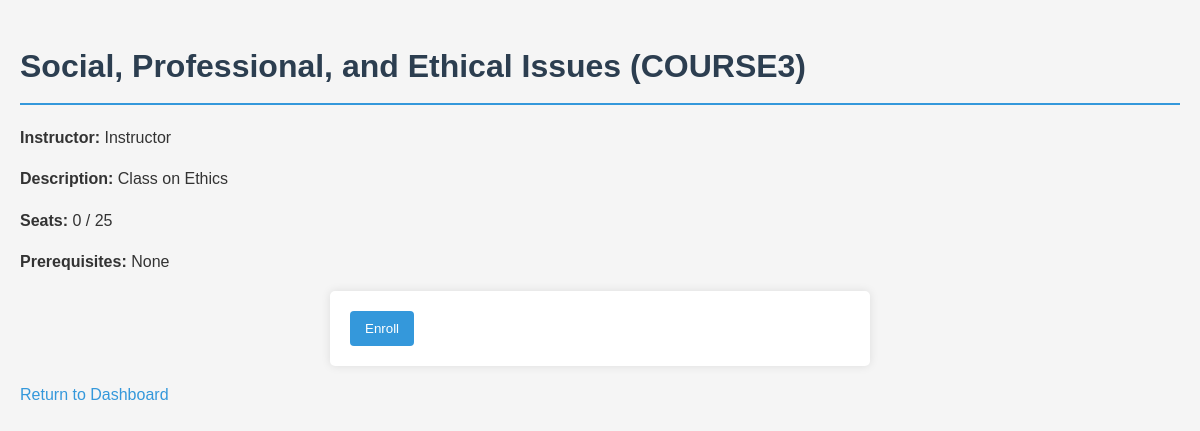
Before: /class/3/ (signed in) with the older database file.
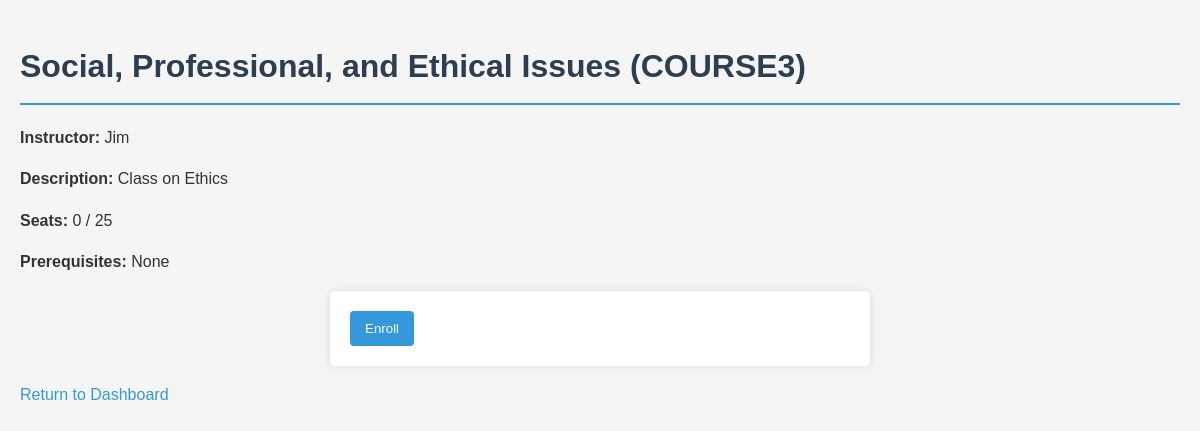
After: the same page with the newer database file.
### administration/models.py (models this page shows, shortened)
class Course(models.Model):
    title = models.CharField(max_length=200)
    code = models.CharField(max_length=20, default='UNKN101')
    description = models.TextField()
    seat_limit = models.PositiveIntegerField()
    prerequisites = models.ManyToManyField('self', blank=True, symmetrical=False)
    instructor = models.ForeignKey(settings.AUTH_USER_MODEL,on_delete=models.SET_NULL, null=True, related_name='courses')
    @property
    def is_full(self):
        return self.enrollments.count() >= self.seat_limit
    def missing_prerequisites(self, student):
        taken = {enrolled.course for enrolled in student.enrollments.all()}
        return self.prerequisites.exclude(pk__in=[c.pk for c in taken])

### student/views.py (the view)
# urls.py: path('class/<int:course_id>/',        login_required(student_course_detail),         name='student-course-detail'),
@login_required
def student_course_detail(request, course_id):
    course = Course.objects.get(pk=course_id)
    missing = course.missing_prerequisites(request.user)
    context = {'course': course,'eligible_to_enroll': not course.is_full and not missing and not Enrollment.objects.filter(course=course, student=request.user).exists(),
        'missing_prereq': bool(missing), 'missing_list': missing }
    return render(request, 'student/course_detail.html', context)

### templates/student/course_detail.html (shortened to what this page needs)
<!DOCTYPE html>
<html lang="en">
<head>
    {% load static %}
  <link rel="stylesheet" href="{% static 'css/style.css' %}">
</head>
<body>
  <h1>{{ course.title }} ({{ course.code }})</h1>
  <p><strong>Instructor:</strong> {{ course.instructor }}</p>
  <p><strong>Description:</strong> {{ course.description }}</p>
  <p><strong>Seats:</strong> {{ course.enrollments.count }} / {{ course.seat_limit }}</p>
  <p><strong>Prerequisites:</strong>
    {% if course.prerequisites.exists %}
      <ul>
        {% for pre in course.prerequisites.all %}
          <li>{{ pre.title }} ({{ pre.code }})</li>
        {% endfor %}
      </ul>
    {% else %}
      None
    {% endif %}
  </p>
  {% if eligible_to_enroll %}
    <form method="post" action="{% url 'student-enroll-course' course.id %}">
      <button type="submit">Enroll</button>
    </form>
  {% elif course.is_full %}
    <p><em>This course is full.</em></p>
    <form method="post" action="{% url 'waitlist_course' course.id %}">
      {% csrf_token %}
      <button type="submit">Join Waitlist</button>
    </form>
  {% endif %}
    <p><a href="{% url 'student-dashboard' %}">Return to Dashboard</a></p>
</body>
</html>

Changed rows visible on the page:
changed Course "Social, Professional, and Ethical Issues": instructor "Instructor" → "Jim"
